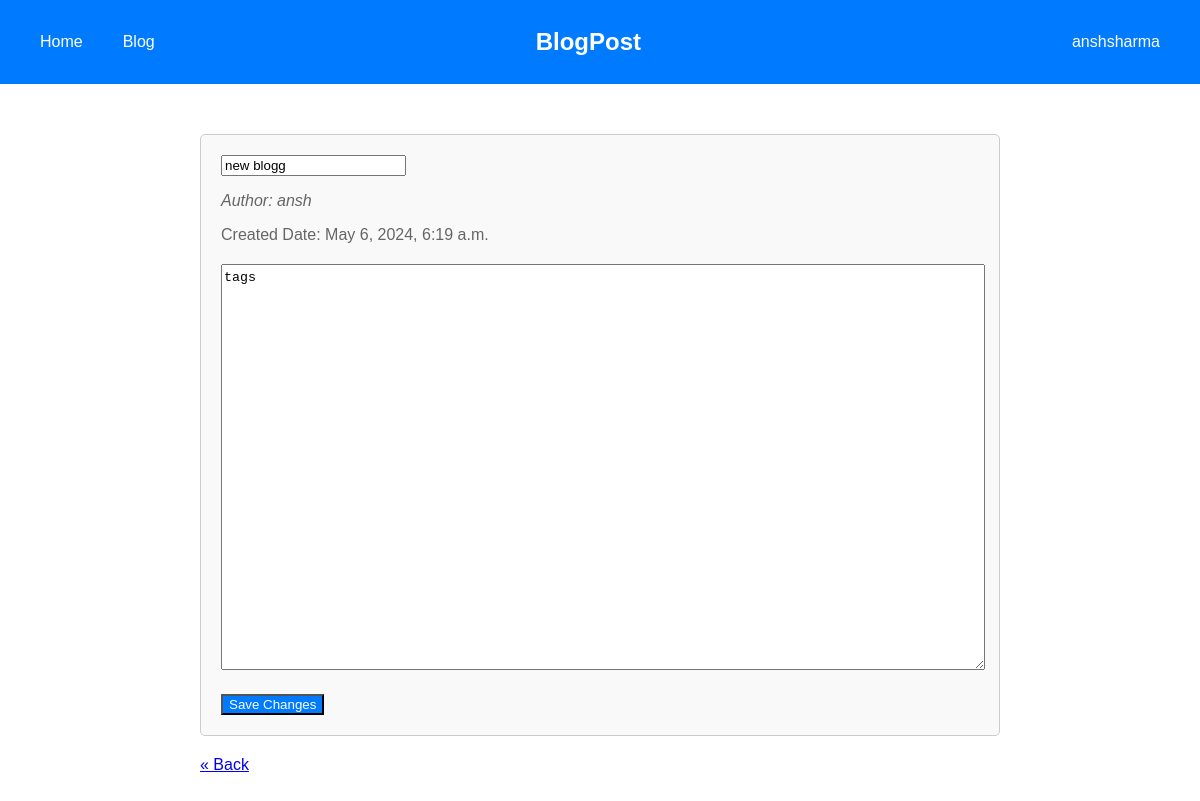
Screenshot of /edit_blog/10/ (signed in) with the database file from the repository.
### app/models.py (models this page shows, shortened)
class Blog(models.Model):
    title = models.CharField(unique=True, max_length=100)
    content = models.TextField()
    user = models.ForeignKey(User, on_delete=models.CASCADE)
    tags = models.ManyToManyField('Tag', blank='True')
    created_at = models.DateTimeField(auto_now_add=True)
    likes = models.ManyToManyField(User, related_name='liked_blogs', blank=True)
    dislikes = models.ManyToManyField(User, related_name='disliked_blogs', blank=True)
    tags = models.ManyToManyField(Tag, related_name='blogs', blank=True)

### app/views.py (the view)
# urls.py: path('edit_blog/<int:blog_id>/', views.edit_blog, name='edit_blog'),
@login_required
def edit_blog(request, blog_id):
    blog_post = get_object_or_404(Blog, pk=blog_id)
    if request.method == 'POST':
        form = BlogForm(request.POST, instance=blog_post)
        if form.is_valid():
            form.save()
            messages.success(request, 'Blog post updated successfully.')
            return redirect('view_blog', blog_id=blog_id)
        else:
            messages.error(request, 'Error updating blog post. Please correct the errors below.')
    else:
        form = BlogForm(instance=blog_post)
    return render(request, 'edit_blog.html', {'form': form, 'blog_post': blog_post})

### app/forms.py
class BlogForm(forms.ModelForm):
    class Meta:
        model = Blog
        fields = ['title', 'content', 'tags']

### templates/edit_blog.html (shortened to what this page needs)
{% extends 'navbar.html' %}
{% block content %}
<div class="container">
    <div class="blog-post">
        <form method="post" id="edit-blog-form">
            <input type="text" name="title" value="{{ blog_post.title }}" class="form-control mb-3" placeholder="Title" required>
            <p class="blog-author">Author: {{ blog_post.user.username }}</p>
            <p class="blog-date">Created Date: {{ blog_post.created_at }}</p>
            <textarea name="content" class="form-control blog-content" rows="10" placeholder="Content" required>{{ blog_post.content }}</textarea>
            <button type="submit" class="btn btn-info submit-btn">Save Changes</button>
        </form>
    </div>
    <a href="{% url 'home' %}" class="btn btn-success back-btn">&laquo; Back</a>
</div>
{% endblock %}

### templates/navbar.html (shortened to what this page needs)
<!DOCTYPE html>
<html lang="en">
<head>
</head>
<body>
<div class="navbar">
    <a href="{% url 'welcome'%}">Home</a>
    <a href="{%url 'blogs' %}">Blog</a>
    <a href="{% url 'welcome'%}" class="title-link">BlogPost</a>
    <div class="navbar-right">
        {% if user.is_authenticated %}
            <div class="dropdown">
                <a href="#" class="dropdown-toggle">{{ user.username }}</a>
            </div>
        {% else %}
            <a href="{% url 'login'%}">Login</a>
            <a href="{% url 'signup'%}">Sign Up</a>
        {% endif %}
    </div>
</div>
<div class="content">
    {% block content %}
    {% endblock %}
</div>
</body>
</html>

### templates/navbar.html (style rules this page uses)
body { margin: 0; font-family: Arial, sans-serif; }
.navbar { overflow: hidden; background-color: #007bff; color: white; display: flex; justify-content: space-between; align-items: center; padding: 14px 20px; }
.navbar a { color: white; text-decoration: none; padding: 14px 20px; }
.dropdown { display: inline-block; }
.navbar .title-link { padding-right: 30px; font-size: 24px; font-weight: bold; flex: 1; text-align: center; }
.navbar .navbar-right { padding-left: 40px; }

### templates/edit_blog.html (style rules this page uses)
.container { max-width: 800px; margin: 50px auto; }
.blog-post { border: 1px solid #ccc; border-radius: 5px; background-color: #f9f9f9; padding: 20px; margin-bottom: 20px; }
.blog-author { font-style: italic; color: #666; margin-bottom: 10px; }
.blog-date { color: #666; margin-bottom: 20px; }
.blog-content { line-height: 1.6; width: 100%; height: 400px; }
.submit-btn { margin-top: 20px; background-color: #007bff; color: #fff; }

### rows the page displays
Blog: title "new blogg", user.username "ansh", created_at "May 6, 2024, 6:19 a.m.", content "tags"

### other values shown
{{ user.username }} "anshsharma"
